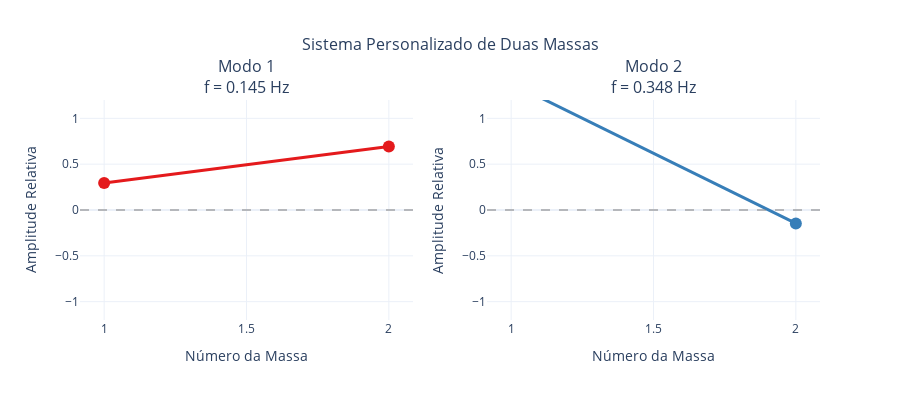

The cell this chart's notebook holds for it:
### Markdown cell above
## Exemplos Adicionais e Testes

### Code cell
print("=== EXEMPLOS ADICIONAIS ===")

# Exemplo 1: Sistema personalizado de duas massas
print("\nExemplo 1: Sistema personalizado de duas massas")
custom_system = MassSpringSystem([0.5, 2.0], [1.5, 0.8, 1.2])
custom_system.plot_mode_shapes_interactive("Sistema Personalizado de Duas Massas")

# Exemplo 2: Sistema de quatro massas
print("\nExemplo 2: Sistema de quatro massas")
four_mass_system = MassSpringSystem([1, 1.5, 0.8, 1.2], [1, 1, 1, 1, 1])
four_mass_system.plot_mode_shapes_interactive("Sistema de Quatro Massas")

### Figure 1 — Plotly figure (JSON) as saved in the notebook; plotly's stock layout.template omitted (floating-point values rounded to 4 significant figures)
{"data": [{"hovertemplate": "<b>Modo 1</b><br>Massa %{x}<br>Amplitude: %{y:.3f}<br>Frequência: 0.145 Hz<extra></extra>", "line": {"color": "rgb(228,26,28)", "width": 3}, "marker": {"color": "rgb(228,26,28)", "size": 12}, "mode": "markers+lines", "name": "Modo 1", "type": "scatter", "x": [1, 2], "xaxis": "x", "y": [0.2936, 0.6917], "yaxis": "y"}, {"hovertemplate": "<b>Modo 2</b><br>Massa %{x}<br>Amplitude: %{y:.3f}<br>Frequência: 0.348 Hz<extra></extra>", "line": {"color": "rgb(55,126,184)", "width": 3}, "marker": {"color": "rgb(55,126,184)", "size": 12}, "mode": "markers+lines", "name": "Modo 2", "type": "scatter", "x": [1, 2], "xaxis": "x2", "y": [1.383, -0.1468], "yaxis": "y2"}], "layout": {"annotations": [{"font": {"size": 16}, "showarrow": false, "text": "Modo 1<br>f = 0.145 Hz", "x": 0.225, "xanchor": "center", "xref": "paper", "y": 1, "yanchor": "bottom", "yref": "paper"}, {"font": {"size": 16}, "showarrow": false, "text": "Modo 2<br>f = 0.348 Hz", "x": 0.775, "xanchor": "center", "xref": "paper", "y": 1, "yanchor": "bottom", "yref": "paper"}], "height": 400, "shapes": [{"line": {"color": "gray", "dash": "dash"}, "opacity": 0.5, "type": "line", "x0": 0, "x1": 1, "xref": "x domain", "y0": 0, "y1": 0, "yref": "y"}, {"line": {"color": "gray", "dash": "dash"}, "opacity": 0.5, "type": "line", "x0": 0, "x1": 1, "xref": "x2 domain", "y0": 0, "y1": 0, "yref": "y2"}], "showlegend": false, "title": {"font": {"size": 16}, "text": "Sistema Personalizado de Duas Massas", "x": 0.5}, "xaxis": {"anchor": "y", "domain": [0, 0.45], "title": {"text": "Número da Massa"}}, "xaxis2": {"anchor": "y2", "domain": [0.55, 1], "title": {"text": "Número da Massa"}}, "yaxis": {"anchor": "x", "domain": [0, 1], "range": [-1.2, 1.2], "title": {"text": "Amplitude Relativa"}}, "yaxis2": {"anchor": "x2", "domain": [0, 1], "range": [-1.2, 1.2], "title": {"text": "Amplitude Relativa"}}}}
